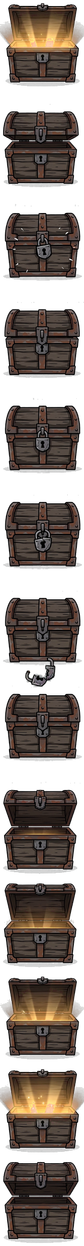
#> input picture assets/objects/Chest_Open.png, 84 x 1246 px, found by its file name
$ python props.py
#> lines starting #> are read from the running program, lines starting #| are printed output that depends on the picture
"""Насколько ниже кромки пола (+) нижняя строка с альфой > 40 у реквизита с посадкой
«якорь — низ кадра, y = пол + OFFSET». По полноразмерным листам архива, каждый кадр.
d = OFFSET + (нижняя_строка + 1 − высота_клетки) × (DRAW_H / высота_клетки)."""
from pathlib import Path
import numpy as np
from PIL import Image
ARC = Path(r'D:/dev/right-place-art/archive/game-assets-old/sheets-full-2026-11-16')
PUB = Path(r'D:/dev/telegram-game/public/assets')

def find(rel):
#> called with rel = 'objects/Chest_Open.png'
    for base in (ARC, ARC / 'assets', PUB):
        p = base / rel
        if p.exists():
            return p
    hits = list(ARC.rglob(Path(rel).name))
    return hits[0] if hits else None

def bottoms(rel, cw, ch, n, cols=None):
    p = find(rel)
    a = np.asarray(Image.open(p).convert('RGBA'))[:, :, 3]
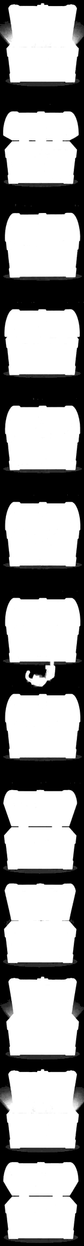
#> a: shape (1246, 84); min 0, max 255, mean 154.4
    cols = cols or a.shape[1] // cw
#> cols = 0
    out = []
    for i in range(n):
        x, y = (i % cols) * cw, (i // cols) * ch
        cell = a[y:y + ch, x:x + cw]
        rows = np.nonzero((cell > 40).any(axis=1))[0]
        out.append(int(rows[-1]) + 1 if len(rows) else None)
#> after the loop, out = []
    return p, out

def report(name, rel, cw, ch, n, draw_h, offset):
    p, b = bottoms(rel, cw, ch, n)
    k = draw_h / ch
    ds = [round(offset + (r - ch) * k, 1) for r in b if r is not None]
    print(f'{name:22s} {str(p)[-60:]:60s} кадры {n:2d}  d: мин {min(ds):5.1f} кадр0 {ds[0]:5.1f} макс {max(ds):5.1f}  (OFFSET {offset}, k {k:.3f})')
    return ds

#> (the run stopped early here; a loop or call above may not have finished)
